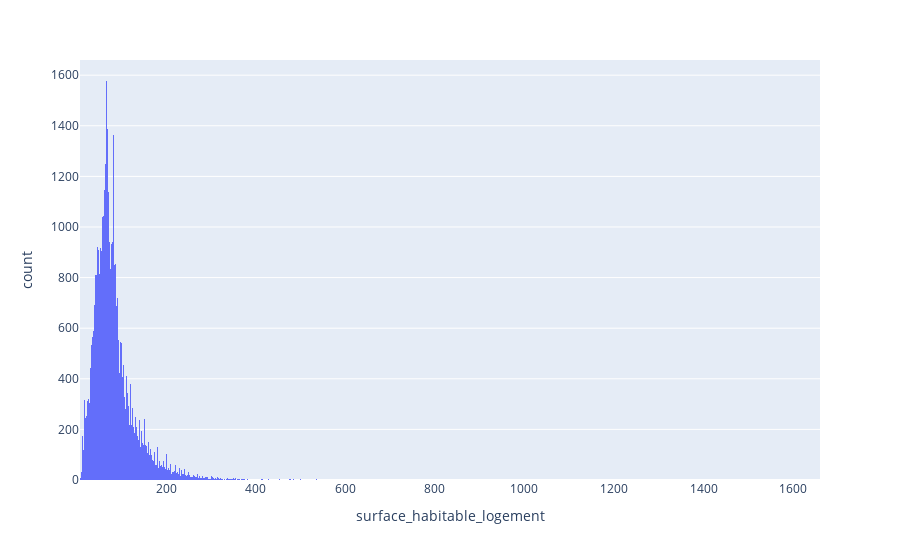

Notebook source saved alongside this figure:
### Code cell
surface_without_outliers = px.data.tips()
fig = px.histogram(df, x="surface_habitable_logement")
fig.show()

### Figure 1 — Plotly figure (JSON) as saved in the notebook; plotly's stock layout.template omitted (floating-point values rounded to 4 significant figures; data arrays with more than 128 entries replaced by an {"elided": "..."} marker saying what was removed)
{"data": [{"bingroup": "x", "hovertemplate": "surface_habitable_logement=%{x}<br>count=%{y}<extra></extra>", "legendgroup": "", "marker": {"color": "#636efa", "pattern": {"shape": ""}}, "name": "", "orientation": "v", "showlegend": false, "type": "histogram", "x": {"elided": "42909 float values"}, "xaxis": "x", "yaxis": "y"}], "layout": {"barmode": "relative", "legend": {"tracegroupgap": 0}, "margin": {"t": 60}, "xaxis": {"anchor": "y", "domain": [0, 1], "title": {"text": "surface_habitable_logement"}}, "yaxis": {"anchor": "x", "domain": [0, 1], "title": {"text": "count"}}}}
